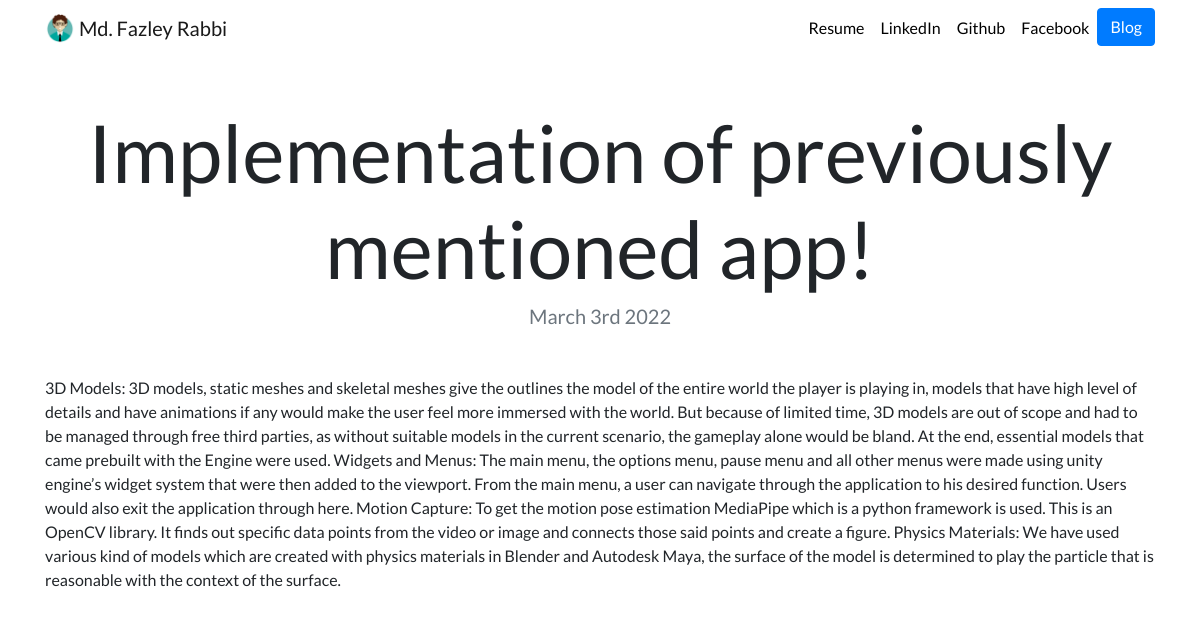
/blog/5/, run on the app's committed database.
### blog/models.py (models this page shows)
class Blog(models.Model):
    title = models.CharField(max_length=200)
    description = models.TextField()
    date = models.DateField()

### blog/views.py (the view)
# urls.py: path('<int:blog_id>/',views.detail, name='detail' ),
def detail(request, blog_id):
    blog = get_object_or_404(Blog, pk= blog_id)
    return render(request, 'blog/detail.html', {'blog':blog})

### blog/templates/blog/detail.html
{% extends "portfolio/base.html" %}
{% load static %}
{% block content %}
<h1 class="text-center mt-5" id="blogdetailtitle">{{ blog.title }}</h1>
<h5 class="text-center text-muted mb-5">{{ blog.date|date:'F jS Y' }}</h5>
{{ blog.description|safe }}
{% endblock %}

### portfolio/static/portfolio/custom.css (style rules this page uses)
body { font-family: 'Lato', sans-serif; }
@media (min-width: 992px) { #blogdetailtitle { font-size: 5rem; } }

### data on the page
Blog: title "Implementation of previously mentioned app!", date "March 3rd 2022", description "3D Models: 3D models, static meshes and skeletal meshes give the outlines the model of the entire world the player is playing in, models that have high level of details and have animations if any would make the user feel more immersed with the world. But because of limited time, 3D models are out of scope and had to be managed through free third parties, as without suitable models in the current scenario, the gameplay alone would be bland. At the end, essential models that came prebuilt with the Engine were used. Widgets and Menus: The main menu, the options menu, pause menu and all other menus were made using unity engine’s widget system that were then added to the viewport. From the main…"
